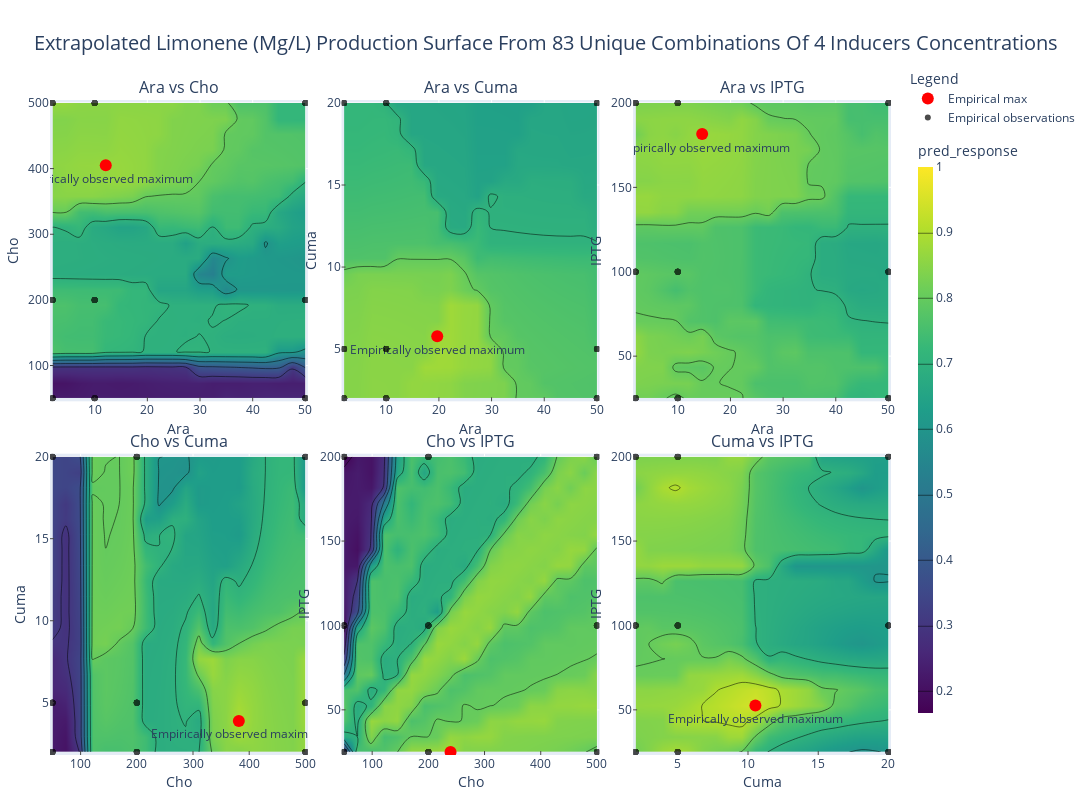

Notebook cell for this chart:
### Code cell
from IPython.display import Image, display


def file_write(fig, filename):
    file_name = filename.replace(" ", "-").lower()
    fig.update_layout(height=800, width=1400)
    fig.write_image(
        f"images/{file_name}.png", width=1400, height=800
    )  # Save with same parameters as shown
    # display(Image(filename=f"images/{file_name}.png"))
    fig.show()


plotter = mg_mod.MeshGridSlicePlotter(
    response_mesh_grid,
    parameters,
    "pred_response",
    optimum_coords,
    cutoff=50,
    empirical_grid_df=unique_combinations,
)
fig = plotter.plot_all_slices()
fig.update_layout(
    title_text="Extrapolated Limonene (mg/L) production surface from 83 unique combinations of 4 inducers concentrations".title(),
    title_font_size=20,
)


file_write(fig, "dry signal")

### Figure 1 — Plotly figure (JSON) as saved in the notebook; plotly's stock layout.template omitted (floating-point values rounded to 4 significant figures; data arrays with more than 128 entries replaced by an {"elided": "..."} marker saying what was removed)
{"data": [{"colorscale": [[0, "#440154"], [0.1111, "#482878"], [0.2222, "#3e4989"], [0.3333, "#31688e"], [0.4444, "#26828e"], [0.5556, "#1f9e89"], [0.6667, "#35b779"], [0.7778, "#6ece58"], [0.8889, "#b5de2b"], [1, "#fde725"]], "contours": {"coloring": "heatmap"}, "legendgroup": "Limonene (mg/L)", "name": "Limonene (mg/L)", "showscale": false, "type": "contour", "x": [2.0, 4.526, 7.053, 9.579, 12.11, 14.63, 17.16, 19.68, 22.21, 24.74, 27.26, 29.79, 32.32, 34.84, 37.37, 39.89, 42.42, 44.95, 47.47, 50.0], "xaxis": "x", "y": [50.0, 73.68, 97.37, 121.1, 144.7, 168.4, 192.1, 215.8, 239.5, 263.2, 286.8, 310.5, 334.2, 357.9, 381.6, 405.3, 428.9, 452.6, 476.3, 500.0], "yaxis": "y", "z": {"elided": "20x20 float values"}, "zmax": 1, "zmin": 0.1666}, {"marker": {"color": "red", "size": 12, "symbol": "circle"}, "mode": "markers+text", "name": "Empirical max", "showlegend": true, "text": ["Empirically observed maximum"], "textposition": "bottom center", "type": "scatter", "x": [12.11], "xaxis": "x", "y": [405.3], "yaxis": "y"}, {"marker": {"color": "black", "size": 6}, "mode": "markers", "name": "Empirical observations", "opacity": 0.7, "showlegend": true, "type": "scatter", "x": [2.0, 2.0, 2.0, 2.0, 2.0, 2.0, 2.0, 2.0, 2.0, 2.0, 2.0, 2.0, 2.0, 2.0, 2.0, 2.0, 2.0, 2.0, 2.0, 2.0, 2.0, 2.0, 2.0, 2.0, 2.0, 2.0, 2.0, 10.0, 10.0, 10.0, 10.0, 10.0, 10.0, 10.0, 10.0, 10.0, 10.0, 10.0, 10.0, 10.0, 10.0, 10.0, 10.0, 10.0, 10.0, 10.0, 10.0, 10.0, 10.0, 10.0, 10.0, 10.0, 10.0, 10.0, 50.0, 50.0, 50.0, 50.0, 50.0, 50.0, 50.0, 50.0, 50.0, 50.0, 50.0, 50.0, 50.0, 50.0, 50.0, 50.0, 50.0, 50.0, 50.0, 50.0, 50.0, 50.0, 50.0, 50.0, 50.0, 50.0, 50.0], "xaxis": "x", "y": [50.0, 50.0, 50.0, 50.0, 50.0, 50.0, 50.0, 50.0, 50.0, 200.0, 200.0, 200.0, 200.0, 200.0, 200.0, 200.0, 200.0, 200.0, 500.0, 500.0, 500.0, 500.0, 500.0, 500.0, 500.0, 500.0, 500.0, 50.0, 50.0, 50.0, 50.0, 50.0, 50.0, 50.0, 50.0, 50.0, 200.0, 200.0, 200.0, 200.0, 200.0, 200.0, 200.0, 200.0, 200.0, 500.0, 500.0, 500.0, 500.0, 500.0, 500.0, 500.0, 500.0, 500.0, 50.0, 50.0, 50.0, 50.0, 50.0, 50.0, 50.0, 50.0, 50.0, 200.0, 200.0, 200.0, 200.0, 200.0, 200.0, 200.0, 200.0, 200.0, 500.0, 500.0, 500.0, 500.0, 500.0, 500.0, 500.0, 500.0, 500.0], "yaxis": "y"}, {"colorscale": [[0, "#440154"], [0.1111, "#482878"], [0.2222, "#3e4989"], [0.3333, "#31688e"], [0.4444, "#26828e"], [0.5556, "#1f9e89"], [0.6667, "#35b779"], [0.7778, "#6ece58"], [0.8889, "#b5de2b"], [1, "#fde725"]], "contours": {"coloring": "heatmap"}, "legendgroup": "Limonene (mg/L)", "name": "Limonene (mg/L)", "showscale": false, "type": "contour", "x": [2.0, 4.526, 7.053, 9.579, 12.11, 14.63, 17.16, 19.68, 22.21, 24.74, 27.26, 29.79, 32.32, 34.84, 37.37, 39.89, 42.42, 44.95, 47.47, 50.0], "xaxis": "x2", "y": [2.0, 2.947, 3.895, 4.842, 5.789, 6.737, 7.684, 8.632, 9.579, 10.53, 11.47, 12.42, 13.37, 14.32, 15.26, 16.21, 17.16, 18.11, 19.05, 20.0], "yaxis": "y2", "z": {"elided": "20x20 float values"}, "zmax": 1, "zmin": 0.1666}, {"marker": {"color": "red", "size": 12, "symbol": "circle"}, "mode": "markers+text", "name": "Empirical max", "showlegend": false, "text": ["Empirically observed maximum"], "textposition": "bottom center", "type": "scatter", "x": [19.68], "xaxis": "x2", "y": [5.789], "yaxis": "y2"}, {"marker": {"color": "black", "size": 6}, "mode": "markers", "name": "Empirical observations", "opacity": 0.7, "showlegend": false, "type": "scatter", "x": [2.0, 2.0, 2.0, 2.0, 2.0, 2.0, 2.0, 2.0, 2.0, 2.0, 2.0, 2.0, 2.0, 2.0, 2.0, 2.0, 2.0, 2.0, 2.0, 2.0, 2.0, 2.0, 2.0, 2.0, 2.0, 2.0, 2.0, 10.0, 10.0, 10.0, 10.0, 10.0, 10.0, 10.0, 10.0, 10.0, 10.0, 10.0, 10.0, 10.0, 10.0, 10.0, 10.0, 10.0, 10.0, 10.0, 10.0, 10.0, 10.0, 10.0, 10.0, 10.0, 10.0, 10.0, 50.0, 50.0, 50.0, 50.0, 50.0, 50.0, 50.0, 50.0, 50.0, 50.0, 50.0, 50.0, 50.0, 50.0, 50.0, 50.0, 50.0, 50.0, 50.0, 50.0, 50.0, 50.0, 50.0, 50.0, 50.0, 50.0, 50.0], "xaxis": "x2", "y": [2.0, 2.0, 2.0, 5.0, 5.0, 5.0, 20.0, 20.0, 20.0, 2.0, 2.0, 2.0, 5.0, 5.0, 5.0, 20.0, 20.0, 20.0, 2.0, 2.0, 2.0, 5.0, 5.0, 5.0, 20.0, 20.0, 20.0, 2.0, 2.0, 2.0, 5.0, 5.0, 5.0, 20.0, 20.0, 20.0, 2.0, 2.0, 2.0, 5.0, 5.0, 5.0, 20.0, 20.0, 20.0, 2.0, 2.0, 2.0, 5.0, 5.0, 5.0, 20.0, 20.0, 20.0, 2.0, 2.0, 2.0, 5.0, 5.0, 5.0, 20.0, 20.0, 20.0, 2.0, 2.0, 2.0, 5.0, 5.0, 5.0, 20.0, 20.0, 20.0, 2.0, 2.0, 2.0, 5.0, 5.0, 5.0, 20.0, 20.0, 20.0], "yaxis": "y2"}, {"colorscale": [[0, "#440154"], [0.1111, "#482878"], [0.2222, "#3e4989"], [0.3333, "#31688e"], [0.4444, "#26828e"], [0.5556, "#1f9e89"], [0.6667, "#35b779"], [0.7778, "#6ece58"], [0.8889, "#b5de2b"], [1, "#fde725"]], "contours": {"coloring": "heatmap"}, "legendgroup": "Limonene (mg/L)", "name": "Limonene (mg/L)", "showscale": false, "type": "contour", "x": [2.0, 4.526, 7.053, 9.579, 12.11, 14.63, 17.16, 19.68, 22.21, 24.74, 27.26, 29.79, 32.32, 34.84, 37.37, 39.89, 42.42, 44.95, 47.47, 50.0], "xaxis": "x3", "y": [25.0, 34.21, 43.42, 52.63, 61.84, 71.05, 80.26, 89.47, 98.68, 107.9, 117.1, 126.3, 135.5, 144.7, 153.9, 163.2, 172.4, 181.6, 190.8, 200.0], "yaxis": "y3", "z": {"elided": "20x20 float values"}, "zmax": 1, "zmin": 0.1666}, {"marker": {"color": "red", "size": 12, "symbol": "circle"}, "mode": "markers+text", "name": "Empirical max", "showlegend": false, "text": ["Empirically observed maximum"], "textposition": "bottom center", "type": "scatter", "x": [14.63], "xaxis": "x3", "y": [181.6], "yaxis": "y3"}, {"marker": {"color": "black", "size": 6}, "mode": "markers", "name": "Empirical observations", "opacity": 0.7, "showlegend": false, "type": "scatter", "x": [2.0, 2.0, 2.0, 2.0, 2.0, 2.0, 2.0, 2.0, 2.0, 2.0, 2.0, 2.0, 2.0, 2.0, 2.0, 2.0, 2.0, 2.0, 2.0, 2.0, 2.0, 2.0, 2.0, 2.0, 2.0, 2.0, 2.0, 10.0, 10.0, 10.0, 10.0, 10.0, 10.0, 10.0, 10.0, 10.0, 10.0, 10.0, 10.0, 10.0, 10.0, 10.0, 10.0, 10.0, 10.0, 10.0, 10.0, 10.0, 10.0, 10.0, 10.0, 10.0, 10.0, 10.0, 50.0, 50.0, 50.0, 50.0, 50.0, 50.0, 50.0, 50.0, 50.0, 50.0, 50.0, 50.0, 50.0, 50.0, 50.0, 50.0, 50.0, 50.0, 50.0, 50.0, 50.0, 50.0, 50.0, 50.0, 50.0, 50.0, 50.0], "xaxis": "x3", "y": [25, 100, 200, 25, 100, 200, 25, 100, 200, 25, 100, 200, 25, 100, 200, 25, 100, 200, 25, 100, 200, 25, 100, 200, 25, 100, 200, 25, 100, 200, 25, 100, 200, 25, 100, 200, 25, 100, 200, 25, 100, 200, 25, 100, 200, 25, 100, 200, 25, 100, 200, 25, 100, 200, 25, 100, 200, 25, 100, 200, 25, 100, 200, 25, 100, 200, 25, 100, 200, 25, 100, 200, 25, 100, 200, 25, 100, 200, 25, 100, 200], "yaxis": "y3"}, {"colorscale": [[0, "#440154"], [0.1111, "#482878"], [0.2222, "#3e4989"], [0.3333, "#31688e"], [0.4444, "#26828e"], [0.5556, "#1f9e89"], [0.6667, "#35b779"], [0.7778, "#6ece58"], [0.8889, "#b5de2b"], [1, "#fde725"]], "contours": {"coloring": "heatmap"}, "legendgroup": "Limonene (mg/L)", "name": "Limonene (mg/L)", "showscale": false, "type": "contour", "x": [50.0, 73.68, 97.37, 121.1, 144.7, 168.4, 192.1, 215.8, 239.5, 263.2, 286.8, 310.5, 334.2, 357.9, 381.6, 405.3, 428.9, 452.6, 476.3, 500.0], "xaxis": "x4", "y": [2.0, 2.947, 3.895, 4.842, 5.789, 6.737, 7.684, 8.632, 9.579, 10.53, 11.47, 12.42, 13.37, 14.32, 15.26, 16.21, 17.16, 18.11, 19.05, 20.0], "yaxis": "y4", "z": {"elided": "20x20 float values"}, "zmax": 1, "zmin": 0.1666}, {"marker": {"color": "red", "size": 12, "symbol": "circle"}, "mode": "markers+text", "name": "Empirical max", "showlegend": false, "text": ["Empirically observed maximum"], "textposition": "bottom center", "type": "scatter", "x": [381.6], "xaxis": "x4", "y": [3.895], "yaxis": "y4"}, {"marker": {"color": "black", "size": 6}, "mode": "markers", "name": "Empirical observations", "opacity": 0.7, "showlegend": false, "type": "scatter", "x": [50.0, 50.0, 50.0, 50.0, 50.0, 50.0, 50.0, 50.0, 50.0, 200.0, 200.0, 200.0, 200.0, 200.0, 200.0, 200.0, 200.0, 200.0, 500.0, 500.0, 500.0, 500.0, 500.0, 500.0, 500.0, 500.0, 500.0, 50.0, 50.0, 50.0, 50.0, 50.0, 50.0, 50.0, 50.0, 50.0, 200.0, 200.0, 200.0, 200.0, 200.0, 200.0, 200.0, 200.0, 200.0, 500.0, 500.0, 500.0, 500.0, 500.0, 500.0, 500.0, 500.0, 500.0, 50.0, 50.0, 50.0, 50.0, 50.0, 50.0, 50.0, 50.0, 50.0, 200.0, 200.0, 200.0, 200.0, 200.0, 200.0, 200.0, 200.0, 200.0, 500.0, 500.0, 500.0, 500.0, 500.0, 500.0, 500.0, 500.0, 500.0], "xaxis": "x4", "y": [2.0, 2.0, 2.0, 5.0, 5.0, 5.0, 20.0, 20.0, 20.0, 2.0, 2.0, 2.0, 5.0, 5.0, 5.0, 20.0, 20.0, 20.0, 2.0, 2.0, 2.0, 5.0, 5.0, 5.0, 20.0, 20.0, 20.0, 2.0, 2.0, 2.0, 5.0, 5.0, 5.0, 20.0, 20.0, 20.0, 2.0, 2.0, 2.0, 5.0, 5.0, 5.0, 20.0, 20.0, 20.0, 2.0, 2.0, 2.0, 5.0, 5.0, 5.0, 20.0, 20.0, 20.0, 2.0, 2.0, 2.0, 5.0, 5.0, 5.0, 20.0, 20.0, 20.0, 2.0, 2.0, 2.0, 5.0, 5.0, 5.0, 20.0, 20.0, 20.0, 2.0, 2.0, 2.0, 5.0, 5.0, 5.0, 20.0, 20.0, 20.0], "yaxis": "y4"}, {"colorscale": [[0, "#440154"], [0.1111, "#482878"], [0.2222, "#3e4989"], [0.3333, "#31688e"], [0.4444, "#26828e"], [0.5556, "#1f9e89"], [0.6667, "#35b779"], [0.7778, "#6ece58"], [0.8889, "#b5de2b"], [1, "#fde725"]], "contours": {"coloring": "heatmap"}, "legendgroup": "Limonene (mg/L)", "name": "Limonene (mg/L)", "showscale": false, "type": "contour", "x": [50.0, 73.68, 97.37, 121.1, 144.7, 168.4, 192.1, 215.8, 239.5, 263.2, 286.8, 310.5, 334.2, 357.9, 381.6, 405.3, 428.9, 452.6, 476.3, 500.0], "xaxis": "x5", "y": [25.0, 34.21, 43.42, 52.63, 61.84, 71.05, 80.26, 89.47, 98.68, 107.9, 117.1, 126.3, 135.5, 144.7, 153.9, 163.2, 172.4, 181.6, 190.8, 200.0], "yaxis": "y5", "z": {"elided": "20x20 float values"}, "zmax": 1, "zmin": 0.1666}, {"marker": {"color": "red", "size": 12, "symbol": "circle"}, "mode": "markers+text", "name": "Empirical max", "showlegend": false, "text": ["Empirically observed maximum"], "textposition": "bottom center", "type": "scatter", "x": [239.5], "xaxis": "x5", "y": [25], "yaxis": "y5"}, {"marker": {"color": "black", "size": 6}, "mode": "markers", "name": "Empirical observations", "opacity": 0.7, "showlegend": false, "type": "scatter", "x": [50.0, 50.0, 50.0, 50.0, 50.0, 50.0, 50.0, 50.0, 50.0, 200.0, 200.0, 200.0, 200.0, 200.0, 200.0, 200.0, 200.0, 200.0, 500.0, 500.0, 500.0, 500.0, 500.0, 500.0, 500.0, 500.0, 500.0, 50.0, 50.0, 50.0, 50.0, 50.0, 50.0, 50.0, 50.0, 50.0, 200.0, 200.0, 200.0, 200.0, 200.0, 200.0, 200.0, 200.0, 200.0, 500.0, 500.0, 500.0, 500.0, 500.0, 500.0, 500.0, 500.0, 500.0, 50.0, 50.0, 50.0, 50.0, 50.0, 50.0, 50.0, 50.0, 50.0, 200.0, 200.0, 200.0, 200.0, 200.0, 200.0, 200.0, 200.0, 200.0, 500.0, 500.0, 500.0, 500.0, 500.0, 500.0, 500.0, 500.0, 500.0], "xaxis": "x5", "y": [25, 100, 200, 25, 100, 200, 25, 100, 200, 25, 100, 200, 25, 100, 200, 25, 100, 200, 25, 100, 200, 25, 100, 200, 25, 100, 200, 25, 100, 200, 25, 100, 200, 25, 100, 200, 25, 100, 200, 25, 100, 200, 25, 100, 200, 25, 100, 200, 25, 100, 200, 25, 100, 200, 25, 100, 200, 25, 100, 200, 25, 100, 200, 25, 100, 200, 25, 100, 200, 25, 100, 200, 25, 100, 200, 25, 100, 200, 25, 100, 200], "yaxis": "y5"}, {"colorbar": {"len": 0.9, "thickness": 15, "title": {"text": "pred_response"}, "x": 1.02, "y": 0.5, "yanchor": "middle"}, "colorscale": [[0, "#440154"], [0.1111, "#482878"], [0.2222, "#3e4989"], [0.3333, "#31688e"], [0.4444, "#26828e"], [0.5556, "#1f9e89"], [0.6667, "#35b779"], [0.7778, "#6ece58"], [0.8889, "#b5de2b"], [1, "#fde725"]], "contours": {"coloring": "heatmap"}, "legendgroup": "Limonene (mg/L)", "name": "Limonene (mg/L)", "showscale": true, "type": "contour", "x": [2.0, 2.947, 3.895, 4.842, 5.789, 6.737, 7.684, 8.632, 9.579, 10.53, 11.47, 12.42, 13.37, 14.32, 15.26, 16.21, 17.16, 18.11, 19.05, 20.0], "xaxis": "x6", "y": [25.0, 34.21, 43.42, 52.63, 61.84, 71.05, 80.26, 89.47, 98.68, 107.9, 117.1, 126.3, 135.5, 144.7, 153.9, 163.2, 172.4, 181.6, 190.8, 200.0], "yaxis": "y6", "z": {"elided": "20x20 float values"}, "zmax": 1, "zmin": 0.1666}, {"marker": {"color": "red", "size": 12, "symbol": "circle"}, "mode": "markers+text", "name": "Empirical max", "showlegend": false, "text": ["Empirically observed maximum"], "textposition": "bottom center", "type": "scatter", "x": [10.53], "xaxis": "x6", "y": [52.63], "yaxis": "y6"}, {"marker": {"color": "black", "size": 6}, "mode": "markers", "name": "Empirical observations", "opacity": 0.7, "showlegend": false, "type": "scatter", "x": [2.0, 2.0, 2.0, 5.0, 5.0, 5.0, 20.0, 20.0, 20.0, 2.0, 2.0, 2.0, 5.0, 5.0, 5.0, 20.0, 20.0, 20.0, 2.0, 2.0, 2.0, 5.0, 5.0, 5.0, 20.0, 20.0, 20.0, 2.0, 2.0, 2.0, 5.0, 5.0, 5.0, 20.0, 20.0, 20.0, 2.0, 2.0, 2.0, 5.0, 5.0, 5.0, 20.0, 20.0, 20.0, 2.0, 2.0, 2.0, 5.0, 5.0, 5.0, 20.0, 20.0, 20.0, 2.0, 2.0, 2.0, 5.0, 5.0, 5.0, 20.0, 20.0, 20.0, 2.0, 2.0, 2.0, 5.0, 5.0, 5.0, 20.0, 20.0, 20.0, 2.0, 2.0, 2.0, 5.0, 5.0, 5.0, 20.0, 20.0, 20.0], "xaxis": "x6", "y": [25, 100, 200, 25, 100, 200, 25, 100, 200, 25, 100, 200, 25, 100, 200, 25, 100, 200, 25, 100, 200, 25, 100, 200, 25, 100, 200, 25, 100, 200, 25, 100, 200, 25, 100, 200, 25, 100, 200, 25, 100, 200, 25, 100, 200, 25, 100, 200, 25, 100, 200, 25, 100, 200, 25, 100, 200, 25, 100, 200, 25, 100, 200, 25, 100, 200, 25, 100, 200, 25, 100, 200, 25, 100, 200, 25, 100, 200, 25, 100, 200], "yaxis": "y6"}], "layout": {"annotations": [{"font": {"size": 16}, "showarrow": false, "text": "Ara vs Cho", "x": 0.1533, "xanchor": "center", "xref": "paper", "y": 1, "yanchor": "bottom", "yref": "paper"}, {"font": {"size": 16}, "showarrow": false, "text": "Ara vs Cuma", "x": 0.5, "xanchor": "center", "xref": "paper", "y": 1, "yanchor": "bottom", "yref": "paper"}, {"font": {"size": 16}, "showarrow": false, "text": "Ara vs IPTG", "x": 0.8467, "xanchor": "center", "xref": "paper", "y": 1, "yanchor": "bottom", "yref": "paper"}, {"font": {"size": 16}, "showarrow": false, "text": "Cho vs Cuma", "x": 0.1533, "xanchor": "center", "xref": "paper", "y": 0.46, "yanchor": "bottom", "yref": "paper"}, {"font": {"size": 16}, "showarrow": false, "text": "Cho vs IPTG", "x": 0.5, "xanchor": "center", "xref": "paper", "y": 0.46, "yanchor": "bottom", "yref": "paper"}, {"font": {"size": 16}, "showarrow": false, "text": "Cuma vs IPTG", "x": 0.8467, "xanchor": "center", "xref": "paper", "y": 0.46, "yanchor": "bottom", "yref": "paper"}], "height": 800, "legend": {"orientation": "v", "title": {"text": "Legend"}, "y": 0.95, "yanchor": "bottom"}, "margin": {"b": 40, "l": 40, "r": 120, "t": 100}, "showlegend": true, "title": {"font": {"size": 20}, "text": "Extrapolated Limonene (Mg/L) Production Surface From 83 Unique Combinations Of 4 Inducers Concentrations", "x": 0.5}, "width": 1400, "xaxis": {"anchor": "y", "autorange": false, "domain": [0, 0.3067], "range": [1.52, 50.48], "ticklen": 4, "ticks": "inside", "title": {"standoff": 6, "text": "Ara"}}, "xaxis2": {"anchor": "y2", "autorange": false, "domain": [0.3467, 0.6533], "range": [1.52, 50.48], "ticklen": 4, "ticks": "inside", "title": {"standoff": 6, "text": "Ara"}}, "xaxis3": {"anchor": "y3", "autorange": false, "domain": [0.6933, 1], "range": [1.52, 50.48], "ticklen": 4, "ticks": "inside", "title": {"standoff": 6, "text": "Ara"}}, "xaxis4": {"anchor": "y4", "autorange": false, "domain": [0, 0.3067], "range": [45.5, 504.5], "ticklen": 4, "ticks": "inside", "title": {"standoff": 6, "text": "Cho"}}, "xaxis5": {"anchor": "y5", "autorange": false, "domain": [0.3467, 0.6533], "range": [45.5, 504.5], "ticklen": 4, "ticks": "inside", "title": {"standoff": 6, "text": "Cho"}}, "xaxis6": {"anchor": "y6", "autorange": false, "domain": [0.6933, 1], "range": [1.82, 20.18], "ticklen": 4, "ticks": "inside", "title": {"standoff": 6, "text": "Cuma"}}, "yaxis": {"anchor": "x", "autorange": false, "domain": [0.54, 1], "range": [45.5, 504.5], "ticklen": 4, "ticks": "inside", "title": {"standoff": 6, "text": "Cho"}}, "yaxis2": {"anchor": "x2", "autorange": false, "domain": [0.54, 1], "range": [1.82, 20.18], "ticklen": 4, "ticks": "inside", "title": {"standoff": 6, "text": "Cuma"}}, "yaxis3": {"anchor": "x3", "autorange": false, "domain": [0.54, 1], "range": [23.25, 201.8], "ticklen": 4, "ticks": "inside", "title": {"standoff": 6, "text": "IPTG"}}, "yaxis4": {"anchor": "x4", "autorange": false, "domain": [0, 0.46], "range": [1.82, 20.18], "ticklen": 4, "ticks": "inside", "title": {"standoff": 6, "text": "Cuma"}}, "yaxis5": {"anchor": "x5", "autorange": false, "domain": [0, 0.46], "range": [23.25, 201.8], "ticklen": 4, "ticks": "inside", "title": {"standoff": 6, "text": "IPTG"}}, "yaxis6": {"anchor": "x6", "autorange": false, "domain": [0, 0.46], "range": [23.25, 201.8], "ticklen": 4, "ticks": "inside", "title": {"standoff": 6, "text": "IPTG"}}}}
